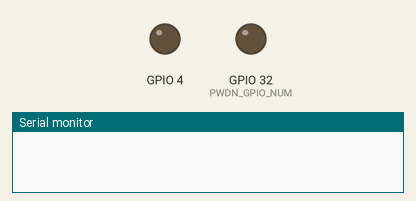
Simulated run of this program. Board: ESP32. Parts: output pins drawn as LEDs (lit = HIGH), the last lines printed to the serial monitor. WiFi joins after 1.5 s; servers stay silent unless stated; uploads are accepted with an empty reply; the camera gives no picture. At 4.2 s the program puts the board to deep sleep or switches it off; the recording ends there.

Above: at 0.0 s.
At 4.17 s:
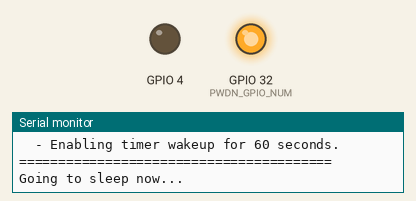
Timing chart, 0 to 4.2 s (numbered marks = the images above):
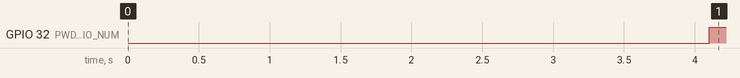

The program:

main.cpp
```cpp
#include <Arduino.h>
#include "esp_camera.h"
#include <WiFi.h>
#include <HTTPClient.h>

// ====== CAMERA MODEL ======
#define CAMERA_MODEL_AI_THINKER
#include "camera_pins.h"
#include <esp_wifi.h>
#include <esp_bt.h>

// ====== CONFIGURATION ======
const char* ssid = "Ken Phone";
const char* password = "Estri333";
const char* serverURL = "http://157.230.250.226:5000/upload";

#define CAPTURE_INTERVAL_MS 60000
#define SLEEP_DURATION_S 60

// ====== FUNCTION DECLARATIONS ======
void setupCamera();
void setupWiFi();
bool captureAndUploadPhoto();
bool uploadToServer(camera_fb_t *fb, int attemptNum);
void setupLedFlash(int pin);
void goToSleep();

// ====== SETUP ======
void setup() {
  // setCpuFrequencyMhz(80);
  Serial.begin(115200);
  delay(1000); // Give some buffer time for serial to start
  // Serial.setDebugOutput(true);
  Serial.printf("CPU frequency: %d MHz\n", getCpuFrequencyMhz());
  Serial.printf("XTAL frequency: %d MHz\n", getXtalFrequencyMhz());
  Serial.printf("APB frequency: %d MHz\n", getApbFrequency() / 1000000);
  Serial.println();
  Serial.println("=== ESP32-CAM Photo Upload (PlatformIO Version) ===");
  Serial.println("=== ESP32 Camera Photo Capture & Upload ===");
  Serial.println("CS3237 Group 10 - Image Gallery Integration");

  setupWiFi();
  setupCamera();

#if defined(LED_GPIO_NUM)
  setupLedFlash(LED_GPIO_NUM);
#endif

  Serial.println("A: Setup complete!");
  Serial.println("B: Taking photo and uploading to Flask server...");

  bool success = captureAndUploadPhoto();
  if (success)
    Serial.println("✅ Photo uploaded successfully!");
  else
    Serial.println("❌ Failed to upload photo.");

  // Sleep logic
  Serial.println();
  Serial.println("=== Entering deep sleep mode ===");
  Serial.printf("Sleeping for %d seconds...\n", SLEEP_DURATION_S);

  delay(1000); // Give time for serial output to complete

  goToSleep();

  // esp_sleep_enable_timer_wakeup((uint64_t)SLEEP_DURATION_S * 1000000ULL);
  // esp_deep_sleep_start();
}

void goToSleep() {
  Serial.println("\n========================================");
  Serial.println("Preparing for Deep Sleep...");

  // --- 1. SHUTDOWN CAMERA ---
  Serial.println("  - De-initializing camera...");
  esp_err_t cam_err = esp_camera_deinit();
  if (cam_err != ESP_OK) {
    Serial.printf("  - Camera deinit failed (0x%x)\n", cam_err);
  }

  // Assert powerdown pin for the camera sensor.
  // This is critical for stopping the sensor's power draw.
  Serial.println("  - Asserting camera power-down pin.");
  pinMode(PWDN_GPIO_NUM, OUTPUT);
  digitalWrite(PWDN_GPIO_NUM, HIGH); // Assumes HIGH powers down the sensor

  // --- 2. SHUTDOWN RADIO (WiFi & Bluetooth) ---
  Serial.println("  - Shutting down WiFi...");
  if (WiFi.isConnected()) {
    WiFi.disconnect(true, true); // disconnect, disable autoconnect, and erase credentials
  }
  WiFi.mode(WIFI_OFF);
  esp_wifi_stop();

  Serial.println("  - Shutting down Bluetooth...");
  btStop(); // Stop Bluetooth
  esp_bt_controller_disable(); // Disable the controller

  // --- 3. SHUTDOWN RTC DOMAINS (Aggressive) ---
  // This saves the most power by turning off parts of the chip.
  Serial.println("  - Powering down RTC domains...");
  esp_sleep_pd_config(ESP_PD_DOMAIN_RTC_PERIPH, ESP_PD_OPTION_OFF);
  esp_sleep_pd_config(ESP_PD_DOMAIN_RTC_SLOW_MEM, ESP_PD_OPTION_OFF);
  esp_sleep_pd_config(ESP_PD_DOMAIN_RTC_FAST_MEM, ESP_PD_OPTION_OFF);

  // Isolate GPIO 12 (used for SD card) to prevent power leak during sleep
  // rtc_gpio_isolate(GPIO_NUM_12);

  // --- 4. CONFIGURE WAKEUP & SLEEP ---
  Serial.printf("  - Enabling timer wakeup for %d seconds.\n", SLEEP_DURATION_S);
  esp_sleep_enable_timer_wakeup((uint64_t)SLEEP_DURATION_S * 1000000ULL);

  Serial.println("========================================");
  Serial.println("Going to sleep now...");
  Serial.flush(); // Send serial message before sleeping
  delay(100);     // Short delay to let hardware settle

  esp_deep_sleep_start();
}

// ====== WIFI SETUP ======
void setupWiFi() {
  WiFi.begin(ssid, password);
  WiFi.setSleep(false);
  Serial.printf("Connecting to WiFi (%s)...\n", ssid);

  int retries = 0;
  while (WiFi.status() != WL_CONNECTED && retries < 30) {
    delay(500);
    Serial.print(".");
    retries++;
  }

  if (WiFi.status() == WL_CONNECTED) {
    Serial.printf("\nWiFi connected, IP: %s\n", WiFi.localIP().toString().c_str());
    Serial.print("Signal strength (RSSI): ");
    Serial.print(WiFi.RSSI());
    Serial.println(" dBm");
  } else {
    Serial.println("\n⚠️ WiFi connection failed. Continuing without upload.");
  }
}

// ====== CAMERA SETUP ======
void setupCamera() {
  Serial.println("Initializing camera...");

camera_config_t config = {
  // --- All Pins (Your order was correct) ---
  .pin_pwdn = PWDN_GPIO_NUM,
  .pin_reset = RESET_GPIO_NUM,
  .pin_xclk = XCLK_GPIO_NUM,
  .pin_sscb_sda = SIOD_GPIO_NUM,
  .pin_sscb_scl = SIOC_GPIO_NUM,
  .pin_d7 = Y9_GPIO_NUM,
  .pin_d6 = Y8_GPIO_NUM,
  .pin_d5 = Y7_GPIO_NUM,
  .pin_d4 = Y6_GPIO_NUM,
  .pin_d3 = Y5_GPIO_NUM,
  .pin_d2 = Y4_GPIO_NUM,
  .pin_d1 = Y3_GPIO_NUM,
  .pin_d0 = Y2_GPIO_NUM,
  .pin_vsync = VSYNC_GPIO_NUM,
  .pin_href = HREF_GPIO_NUM,
  .pin_pclk = PCLK_GPIO_NUM,

  .xclk_freq_hz = 20000000,
  .ledc_timer = LEDC_TIMER_0,
  .ledc_channel = LEDC_CHANNEL_0,

  .pixel_format = PIXFORMAT_JPEG,
  .frame_size = FRAMESIZE_UXGA,

  .jpeg_quality = 12,
  .fb_count = 1,
  .fb_location = CAMERA_FB_IN_PSRAM,
  .grab_mode = CAMERA_GRAB_LATEST
};

  if (!psramFound()) {
    Serial.println("⚠️ PSRAM not found! Lowering resolution...");
    config.frame_size = FRAMESIZE_SVGA;
    config.fb_location = CAMERA_FB_IN_DRAM;
  } else {
    Serial.println("✅ PSRAM detected!");
    config.jpeg_quality = 10;
    config.fb_count = 2;
  }

  esp_err_t err = esp_camera_init(&config);
  if (err != ESP_OK) {
    Serial.printf("❌ Camera init failed (0x%x)\n", err);
    ESP.restart();
  }

  sensor_t *s = esp_camera_sensor_get();
  if (s->id.PID == OV3660_PID) {
    s->set_vflip(s, 1);
    s->set_brightness(s, 1);
    s->set_saturation(s, -2);
  }

  Serial.println("✅ Camera initialized!");
}

// ====== CAPTURE + UPLOAD ======
bool captureAndUploadPhoto() {
  Serial.println("📸 Capturing photo...");
  camera_fb_t *fb = esp_camera_fb_get();

  if (!fb) {
    Serial.println("❌ Camera capture failed!");
    return false;
  }

  Serial.printf("Captured %dx%d image (%u bytes)\n", fb->width, fb->height, fb->len);

  bool success = false;
  for (int i = 1; i <= 3; i++) {
    if (uploadToServer(fb, i)) {
      success = true;
      break;
    }
    Serial.printf("Retrying upload... (%d/3)\n", i);
    delay(2000);
  }

  esp_camera_fb_return(fb);
  return success;
}

// ====== UPLOAD TO SERVER ======
bool uploadToServer(camera_fb_t *fb, int attemptNum) {
  if (WiFi.status() != WL_CONNECTED) {
    Serial.println("⚠️ WiFi disconnected, skipping upload.");
    return false;
  }

  HTTPClient http;
  http.setTimeout(30000);
  if (!http.begin(serverURL)) {
    Serial.println("❌ HTTP begin failed!");
    return false;
  }

  http.addHeader("X-API-Key", "Complex_Secret_Key_Group10_2025");
  http.addHeader("Content-Type", "image/jpeg");
  http.addHeader("Device-ID", "esp32-smartstop-camera-001");

  int code = http.POST(fb->buf, fb->len);
  String response = http.getString();

  Serial.printf("HTTP Response Code: %d\n", code);
  // Detailed error reporting
  if (code == -1) {
    Serial.println("ERROR: Connection failed - check WiFi and server IP");
  } else if (code == -2) {
    Serial.println("ERROR: Send header failed");
  } else if (code == -3) {
    Serial.println("ERROR: Connection refused - server not running or unreachable");
    Serial.println("  - Check Flask server is running on 157.230.250.226:5000");
    Serial.println("  - Check firewall allows port 5000");
    Serial.println("  - Verify ESP32 can reach the server");
  } else if (code == -4) {
    Serial.println("ERROR: Connection lost during upload");
  } else if (code == -11) {
    Serial.println("ERROR: Request timeout");
  } else if (code >= 400) {
    Serial.printf("ERROR: Server error %d\n", code);
  } else if (code == 200) {
    Serial.println("SUCCESS: Photo uploaded!");
  }

  if (response.length()) {
    Serial.println("Server response:");
    Serial.println(response);
  }

  http.end();
  return (code == 200);
}

// ====== LED FLASH ======
void setupLedFlash(int pin) {
  pinMode(pin, OUTPUT);
  digitalWrite(pin, LOW);
  Serial.println("Flash LED ready");
}

// ====== LOOP ======
void loop() {
  delay(1000);  // not used; deep sleep handles periodic capture
}
```

camera_pins.h
```cpp
#if defined(CAMERA_MODEL_WROVER_KIT)
#define PWDN_GPIO_NUM  -1
#define RESET_GPIO_NUM -1
#define XCLK_GPIO_NUM  21
#define SIOD_GPIO_NUM  26
#define SIOC_GPIO_NUM  27

#define Y9_GPIO_NUM    35
#define Y8_GPIO_NUM    34
#define Y7_GPIO_NUM    39
#define Y6_GPIO_NUM    36
#define Y5_GPIO_NUM    19
#define Y4_GPIO_NUM    18
#define Y3_GPIO_NUM    5
#define Y2_GPIO_NUM    4
#define VSYNC_GPIO_NUM 25
#define HREF_GPIO_NUM  23
#define PCLK_GPIO_NUM  22

#elif defined(CAMERA_MODEL_ESP_EYE)
#define PWDN_GPIO_NUM  -1
#define RESET_GPIO_NUM -1
#define XCLK_GPIO_NUM  4
#define SIOD_GPIO_NUM  18
#define SIOC_GPIO_NUM  23

#define Y9_GPIO_NUM    36
#define Y8_GPIO_NUM    37
#define Y7_GPIO_NUM    38
#define Y6_GPIO_NUM    39
#define Y5_GPIO_NUM    35
#define Y4_GPIO_NUM    14
#define Y3_GPIO_NUM    13
#define Y2_GPIO_NUM    34
#define VSYNC_GPIO_NUM 5
#define HREF_GPIO_NUM  27
#define PCLK_GPIO_NUM  25

#define LED_GPIO_NUM 22

#elif defined(CAMERA_MODEL_M5STACK_PSRAM)
#define PWDN_GPIO_NUM  -1
#define RESET_GPIO_NUM 15
#define XCLK_GPIO_NUM  27
#define SIOD_GPIO_NUM  25
#define SIOC_GPIO_NUM  23

#define Y9_GPIO_NUM    19
#define Y8_GPIO_NUM    36
#define Y7_GPIO_NUM    18
#define Y6_GPIO_NUM    39
#define Y5_GPIO_NUM    5
#define Y4_GPIO_NUM    34
#define Y3_GPIO_NUM    35
#define Y2_GPIO_NUM    32
#define VSYNC_GPIO_NUM 22
#define HREF_GPIO_NUM  26
#define PCLK_GPIO_NUM  21

#elif defined(CAMERA_MODEL_M5STACK_V2_PSRAM)
#define PWDN_GPIO_NUM  -1
#define RESET_GPIO_NUM 15
#define XCLK_GPIO_NUM  27
#define SIOD_GPIO_NUM  22
#define SIOC_GPIO_NUM  23

#define Y9_GPIO_NUM    19
#define Y8_GPIO_NUM    36
#define Y7_GPIO_NUM    18
#define Y6_GPIO_NUM    39
#define Y5_GPIO_NUM    5
#define Y4_GPIO_NUM    34
#define Y3_GPIO_NUM    35
#define Y2_GPIO_NUM    32
#define VSYNC_GPIO_NUM 25
#define HREF_GPIO_NUM  26
#define PCLK_GPIO_NUM  21

#elif defined(CAMERA_MODEL_M5STACK_WIDE)
#define PWDN_GPIO_NUM  -1
#define RESET_GPIO_NUM 15
#define XCLK_GPIO_NUM  27
#define SIOD_GPIO_NUM  22
#define SIOC_GPIO_NUM  23

#define Y9_GPIO_NUM    19
#define Y8_GPIO_NUM    36
#define Y7_GPIO_NUM    18
#define Y6_GPIO_NUM    39
#define Y5_GPIO_NUM    5
#define Y4_GPIO_NUM    34
#define Y3_GPIO_NUM    35
#define Y2_GPIO_NUM    32
#define VSYNC_GPIO_NUM 25
#define HREF_GPIO_NUM  26
#define PCLK_GPIO_NUM  21

#define LED_GPIO_NUM 2

#elif defined(CAMERA_MODEL_M5STACK_ESP32CAM)
#define PWDN_GPIO_NUM  -1
#define RESET_GPIO_NUM 15
#define XCLK_GPIO_NUM  27
#define SIOD_GPIO_NUM  25
#define SIOC_GPIO_NUM  23

#define Y9_GPIO_NUM    19
#define Y8_GPIO_NUM    36
#define Y7_GPIO_NUM    18
#define Y6_GPIO_NUM    39
#define Y5_GPIO_NUM    5
#define Y4_GPIO_NUM    34
#define Y3_GPIO_NUM    35
#define Y2_GPIO_NUM    17
#define VSYNC_GPIO_NUM 22
#define HREF_GPIO_NUM  26
#define PCLK_GPIO_NUM  21

#elif defined(CAMERA_MODEL_M5STACK_UNITCAM)
#define PWDN_GPIO_NUM  -1
#define RESET_GPIO_NUM 15
#define XCLK_GPIO_NUM  27
#define SIOD_GPIO_NUM  25
#define SIOC_GPIO_NUM  23

#define Y9_GPIO_NUM    19
#define Y8_GPIO_NUM    36
#define Y7_GPIO_NUM    18
#define Y6_GPIO_NUM    39
#define Y5_GPIO_NUM    5
#define Y4_GPIO_NUM    34
#define Y3_GPIO_NUM    35
#define Y2_GPIO_NUM    32
#define VSYNC_GPIO_NUM 22
#define HREF_GPIO_NUM  26
#define PCLK_GPIO_NUM  21

#elif defined(CAMERA_MODEL_M5STACK_CAMS3_UNIT)
#define PWDN_GPIO_NUM  -1
#define RESET_GPIO_NUM 21
#define XCLK_GPIO_NUM  11
#define SIOD_GPIO_NUM  17
#define SIOC_GPIO_NUM  41

#define Y9_GPIO_NUM    13
#define Y8_GPIO_NUM    4
#define Y7_GPIO_NUM    10
#define Y6_GPIO_NUM    5
#define Y5_GPIO_NUM    7
#define Y4_GPIO_NUM    16
#define Y3_GPIO_NUM    15
#define Y2_GPIO_NUM    6
#define VSYNC_GPIO_NUM 42
#define HREF_GPIO_NUM  18
#define PCLK_GPIO_NUM  12

#define LED_GPIO_NUM 14

#elif defined(CAMERA_MODEL_AI_THINKER)
#define PWDN_GPIO_NUM  32
#define RESET_GPIO_NUM -1
#define XCLK_GPIO_NUM  0
#define SIOD_GPIO_NUM  26
#define SIOC_GPIO_NUM  27

#define Y9_GPIO_NUM    35
#define Y8_GPIO_NUM    34
#define Y7_GPIO_NUM    39
#define Y6_GPIO_NUM    36
#define Y5_GPIO_NUM    21
#define Y4_GPIO_NUM    19
#define Y3_GPIO_NUM    18
#define Y2_GPIO_NUM    5
#define VSYNC_GPIO_NUM 25
#define HREF_GPIO_NUM  23
#define PCLK_GPIO_NUM  22

// 4 for flash led or 33 for normal led
#define LED_GPIO_NUM   4

#elif defined(CAMERA_MODEL_TTGO_T_JOURNAL)
#define PWDN_GPIO_NUM  0
#define RESET_GPIO_NUM 15
#define XCLK_GPIO_NUM  27
#define SIOD_GPIO_NUM  25
#define SIOC_GPIO_NUM  23

#define Y9_GPIO_NUM    19
#define Y8_GPIO_NUM    36
#define Y7_GPIO_NUM    18
#define Y6_GPIO_NUM    39
#define Y5_GPIO_NUM    5
#define Y4_GPIO_NUM    34
#define Y3_GPIO_NUM    35
#define Y2_GPIO_NUM    17
#define VSYNC_GPIO_NUM 22
#define HREF_GPIO_NUM  26
#define PCLK_GPIO_NUM  21

#elif defined(CAMERA_MODEL_XIAO_ESP32S3)
#define PWDN_GPIO_NUM  -1
#define RESET_GPIO_NUM -1
#define XCLK_GPIO_NUM  10
#define SIOD_GPIO_NUM  40
#define SIOC_GPIO_NUM  39

#define Y9_GPIO_NUM    48
#define Y8_GPIO_NUM    11
#define Y7_GPIO_NUM    12
#define Y6_GPIO_NUM    14
#define Y5_GPIO_NUM    16
#define Y4_GPIO_NUM    18
#define Y3_GPIO_NUM    17
#define Y2_GPIO_NUM    15
#define VSYNC_GPIO_NUM 38
#define HREF_GPIO_NUM  47
#define PCLK_GPIO_NUM  13

#elif defined(CAMERA_MODEL_ESP32_CAM_BOARD)
// The 18 pin header on the board has Y5 and Y3 swapped
#define USE_BOARD_HEADER 0
#define PWDN_GPIO_NUM    32
#define RESET_GPIO_NUM   33
#define XCLK_GPIO_NUM    4
#define SIOD_GPIO_NUM    18
#define SIOC_GPIO_NUM    23

#define Y9_GPIO_NUM 36
#define Y8_GPIO_NUM 19
#define Y7_GPIO_NUM 21
#define Y6_GPIO_NUM 39
#if USE_BOARD_HEADER
#define Y5_GPIO_NUM 13
#else
#define Y5_GPIO_NUM 35
#endif
#define Y4_GPIO_NUM 14
#if USE_BOARD_HEADER
#define Y3_GPIO_NUM 35
#else
#define Y3_GPIO_NUM 13
#endif
#define Y2_GPIO_NUM    34
#define VSYNC_GPIO_NUM 5
#define HREF_GPIO_NUM  27
#define PCLK_GPIO_NUM  25

#elif defined(CAMERA_MODEL_ESP32S3_CAM_LCD)
#define PWDN_GPIO_NUM  -1
#define RESET_GPIO_NUM -1
#define XCLK_GPIO_NUM  40
#define SIOD_GPIO_NUM  17
#define SIOC_GPIO_NUM  18

#define Y9_GPIO_NUM    39
#define Y8_GPIO_NUM    41
#define Y7_GPIO_NUM    42
#define Y6_GPIO_NUM    12
#define Y5_GPIO_NUM    3
#define Y4_GPIO_NUM    14
#define Y3_GPIO_NUM    47
#define Y2_GPIO_NUM    13
#define VSYNC_GPIO_NUM 21
#define HREF_GPIO_NUM  38
#define PCLK_GPIO_NUM  11

#elif defined(CAMERA_MODEL_ESP32S2_CAM_BOARD)
// The 18 pin header on the board has Y5 and Y3 swapped
#define USE_BOARD_HEADER 0
#define PWDN_GPIO_NUM    1
#define RESET_GPIO_NUM   2
#define XCLK_GPIO_NUM    42
#define SIOD_GPIO_NUM    41
#define SIOC_GPIO_NUM    18

#define Y9_GPIO_NUM 16
#define Y8_GPIO_NUM 39
#define Y7_GPIO_NUM 40
#define Y6_GPIO_NUM 15
#if USE_BOARD_HEADER
#define Y5_GPIO_NUM 12
#else
#define Y5_GPIO_NUM 13
#endif
#define Y4_GPIO_NUM 5
#if USE_BOARD_HEADER
#define Y3_GPIO_NUM 13
#else
#define Y3_GPIO_NUM 12
#endif
#define Y2_GPIO_NUM    14
#define VSYNC_GPIO_NUM 38
#define HREF_GPIO_NUM  4
#define PCLK_GPIO_NUM  3

#elif defined(CAMERA_MODEL_ESP32S3_EYE)
#define PWDN_GPIO_NUM  -1
#define RESET_GPIO_NUM -1
#define XCLK_GPIO_NUM  15
#define SIOD_GPIO_NUM  4
#define SIOC_GPIO_NUM  5

#define Y2_GPIO_NUM 11
#define Y3_GPIO_NUM 9
#define Y4_GPIO_NUM 8
#define Y5_GPIO_NUM 10
#define Y6_GPIO_NUM 12
#define Y7_GPIO_NUM 18
#define Y8_GPIO_NUM 17
#define Y9_GPIO_NUM 16

#define VSYNC_GPIO_NUM 6
#define HREF_GPIO_NUM  7
#define PCLK_GPIO_NUM  13

#elif defined(CAMERA_MODEL_DFRobot_FireBeetle2_ESP32S3) || defined(CAMERA_MODEL_DFRobot_Romeo_ESP32S3)
#define PWDN_GPIO_NUM  -1
#define RESET_GPIO_NUM -1
#define XCLK_GPIO_NUM  45
#define SIOD_GPIO_NUM  1
#define SIOC_GPIO_NUM  2

#define Y9_GPIO_NUM    48
#define Y8_GPIO_NUM    46
#define Y7_GPIO_NUM    8
#define Y6_GPIO_NUM    7
#define Y5_GPIO_NUM    4
#define Y4_GPIO_NUM    41
#define Y3_GPIO_NUM    40
#define Y2_GPIO_NUM    39
#define VSYNC_GPIO_NUM 6
#define HREF_GPIO_NUM  42
#define PCLK_GPIO_NUM  5

#else
#error "Camera model not selected"
#endif
```

Measured:
- by itself, GPIO 32 (PWDN_GPIO_NUM): LOW → HIGH at 4.1 s
